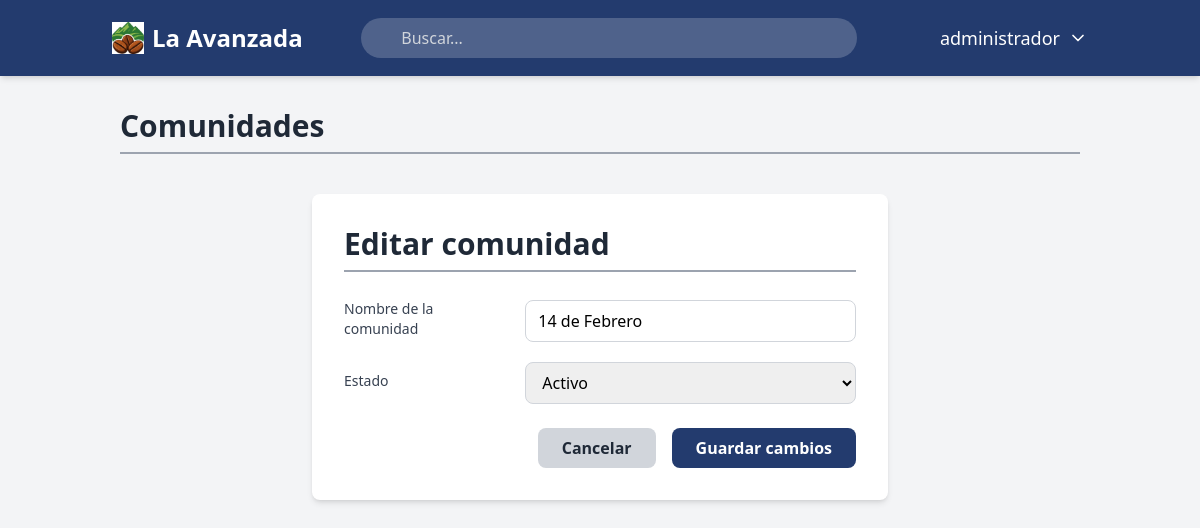
Screenshot of /comunidades/139/editar/ (signed in) with the database file from the repository.
### usuarios/models.py (models this page shows)
class Usuario(AbstractUser): # CREAMOS LA CLASE USUARIO
    usuario_id = models.AutoField(primary_key=True) #CAMPO USUARIO ID, ES NUMEROS AUTOMATICOS Y ES LLAVE PRIMARIA
    USERNAME_FIELD = 'username' # CAMPO PARA INICIAR SESION
    class Meta: # CONFIGURACIONES EXTRAS en la bd
        db_table = 'usuarios' # nombre de la tabla
        verbose_name = 'Usuario' # definimos en sigular el modelo dentro del panel de django
        verbose_name_plural = 'Usuarios' # define como se mostrara en plural en django

### comunidades/models.py (models this page shows, shortened)
class Comunidad(models.Model): # modelo comunidad
    OPCIONES_ESTADO = [ # servira para poner activo e inactivo pero nunca delete de nuestro sistmas la comunidad
        ('Activo', 'Activo'),
        ('Inactivo', 'Inactivo'),
    ]
    id_comunidad = models.AutoField(primary_key=True) ## llave primaria
    nombre_comunidad = models.CharField(max_length=100, unique=True, verbose_name='Nombre de la comunidad') # nombre de la comunidad
    estado = models.CharField(max_length=20, choices=OPCIONES_ESTADO, default='Activo', verbose_name='Estado') # estado de la comunidad
    creado_por = models.ForeignKey( # quien lo creo
        settings.AUTH_USER_MODEL,
        on_delete=models.SET_NULL,
        null=True,
        related_name='comunidades_creadas',
        verbose_name='Creado por'
    )
    fecha_creacion = models.DateTimeField(auto_now_add=True, verbose_name='Fecha de creación') # fecha de la crecion
    editado_por = models.ForeignKey(
        settings.AUTH_USER_MODEL,
        on_delete=models.SET_NULL,
        null=True,
        blank=True,
        related_name='comunidades_editadas',
        verbose_name='Editado por'
    )
    fecha_edicion = models.DateTimeField(auto_now=True, verbose_name='Fecha de edición') # la fecha de la edidion
    class Meta:
        db_table = 'comunidades' # nombre de la tabla
        verbose_name = 'Comunidad'
        verbose_name_plural = 'Comunidades'

### comunidades/views.py (the view)
# urls.py: path('<int:pk>/editar/', views.editar_comunidad, name='editar_comunidad'),# para editar
@login_required # login , seguridad requerida es bueno esto
def editar_comunidad(request, pk):
    permiso = obtener_permiso_comunidades(request.user)
    if permiso < 2:
        return redirect('comunidades:lista_comunidades')
    comunidad = get_object_or_404(Comunidad, pk=pk)
    if request.method == 'POST':
        form = FormularioComunidad(request.POST, instance=comunidad)
        if form.is_valid():
            comunidad = form.save(commit=False)
            comunidad.editado_por = request.user
            comunidad.save()
            messages.success(request, 'Comunidad editada correctamente.')
            return redirect('comunidades:lista_comunidades')
    else:
        form = FormularioComunidad(instance=comunidad)
    contexto = {
        'form': form,
        'comunidad': comunidad,
    }
    return render(request, 'comunidades/formulario_comunidad.html', contexto)

### comunidades/forms.py
class FormularioComunidad(forms.ModelForm):
    class Meta:
        model = Comunidad
        fields = ['nombre_comunidad', 'estado'] # son atributosque si podran llenar el usuario

### comunidades/views.py (called while the page is built)
def obtener_permiso_comunidades(usuario):
    roles_usuario = UsuarioRol.objects.filter(usuario=usuario)
    permiso_maximo = 0
    for usuario_rol in roles_usuario:
        rol = usuario_rol.rol
        permiso_actual = getattr(rol, 'comunidades', 0)
        if permiso_actual > permiso_maximo:
            permiso_maximo = permiso_actual
    return permiso_maximo

### principal/context_processors.py (called while the page is built)
def obtener_permisos(request):
    permisos = { # los modulos
        'registrar_compras_cafe': 0,
        'historial_compras': 0,
        'comunidades': 0,
        'productores': 0,
        'registro_ventas_cafe': 0,
        'analisis_predicciones': 0,
        'roles_usuarios': 0,
    }
    roles = []
    if request.user.is_authenticated:
        roles_usuario = UsuarioRol.objects.filter(usuario=request.user)
        roles = [usuario_rol.rol.nombre_rol for usuario_rol in roles_usuario]
        for usuario_rol in roles_usuario:
            rol = usuario_rol.rol
            for modulo in permisos.keys():
                permiso_actual = getattr(rol, modulo, 0)
                if permiso_actual > permisos[modulo]:
                    permisos[modulo] = permiso_actual
    return {
        'permisos': permisos,
        'roles': roles,
    }

### comunidades/templates/comunidades/formulario_comunidad.html (shortened to what this page needs)
{% extends "principal/base.html" %}
{% load static %}
{% block content %}
<h2 class="text-3xl font-bold text-gray-800 mb-6 border-b-2 border-gray-400 pb-2">
    Comunidades
</h2>
<div class="max-w-xl mx-auto bg-white p-8 rounded-lg shadow-md mt-10">
    <h2 class="text-3xl font-bold text-gray-800 mb-6 border-b-2 border-gray-400 pb-2">
        {% if comunidad %}Editar comunidad{% else %}Crear comunidad{% endif %}
    </h2>
    <form method="post" autocomplete="off" class="space-y-6">
        <div class="space-y-4">
            <div class="flex items-center space-x-4">
                <label for="{{ form.nombre_comunidad.id_for_label }}" class="block text-sm font-medium text-gray-700 w-1/3">
                    Nombre de la comunidad
                </label>
                <div class="mt-1 w-2/3">
                    <input
                        type="text"
                        name="{{ form.nombre_comunidad.html_name }}"
                        id="{{ form.nombre_comunidad.id_for_label }}"
                        value="{{ form.nombre_comunidad.value|default:'' }}"
                        autocomplete="off"
                        class="w-full px-3 py-2 border border-gray-300 rounded-lg focus:outline-none focus:ring-2 focus:ring-[#233b6e]"
                    >
                </div>
            </div>
            <div class="flex items-center space-x-4">
                <label for="{{ form.estado.id_for_label }}" class="block text-sm font-medium text-gray-700 w-1/3">
                    Estado
                </label>
                <div class="mt-1 w-2/3">
                    <select
                        name="{{ form.estado.html_name }}"
                        id="{{ form.estado.id_for_label }}"
                        class="w-full px-3 py-2 border border-gray-300 rounded-lg focus:outline-none focus:ring-2 focus:ring-[#233b6e]"
                    >
                        <option value="Activo" {% if form.estado.value == 'Activo' %}selected{% endif %}>
                            Activo
                        </option>
                    </select>
                </div>
            </div>
        </div>
        <div class="flex justify-end space-x-4">
            <a
                href="{% url 'comunidades:lista_comunidades' %}"
                class="bg-gray-300 text-gray-800 font-semibold py-2 px-6 rounded-lg transition-colors duration-300 hover:bg-gray-400">
                Cancelar
            </a>
            <button
                type="submit"
                class="bg-[#233b6e] text-white font-semibold py-2 px-6 rounded-lg transition-colors duration-300 hover:bg-[#1a2c53]">
                {% if comunidad %}Guardar cambios{% else %}Crear{% endif %}
            </button>
        </div>
    </form>
</div>
{% endblock content %}

### principal/templates/principal/base.html (shortened to what this page needs)
{% load static %}
<!DOCTYPE html>
<html lang="es">
<head>
    <script src="https://cdn.tailwindcss.com"></script>
</head>
<body class="bg-gray-100 font-sans">
    <nav class="bg-[#233b6e] text-white shadow-md">
        <div class="container mx-auto px-4 py-4 flex flex-col md:flex-row justify-between items-center space-y-4 md:space-y-0">
            <a href="{% url 'dashboard' %}" class="flex items-center gap-2 text-2xl font-bold rounded-lg px-2 py-1 transition-all hover:bg-white/10">
                <img src="{% static 'img/logoavanzada2.jpg' %}" alt="La Avanzada" class="h-8 w-8">
                <span>La Avanzada</span>
            </a>
            <div class="relative w-full md:w-1/2">
                <input
                    type="text"
                    id="transaction-input"
                    placeholder="Buscar..."
                    class="w-full bg-white/20 text-white rounded-full py-2 pl-10 pr-4 focus:outline-none focus:ring-2 focus:ring-white/50 placeholder-gray-300"
                >
            </div>
            <div class="flex items-center space-x-6">
                <div class="relative">
                    <button id="user-menu-button" class="flex items-center space-x-2 text-lg font-medium transition-all hover:bg-white/10 p-2 rounded-lg">
                        <span>{{ user.first_name|default:user.username }}</span>
                        <svg xmlns="http://www.w3.org/2000/svg" width="20" height="20"
                             viewBox="0 0 24 24" fill="none" stroke="currentColor"
                             stroke-width="2" stroke-linecap="round" stroke-linejoin="round"
                             class="lucide lucide-chevron-down">
                            <path d="m6 9 6 6 6-6"></path>
                        </svg>
                    </button>
                </div>
            </div>
        </div>
    </nav>
    <main class="container mx-auto p-8">
        {% block content %}
        {% endblock content %}
    </main>
</body>
</html>

### rows the page displays
Usuario: first_name "administrador"
Comunidad: nombre_comunidad "14 de Febrero", estado "Activo"
